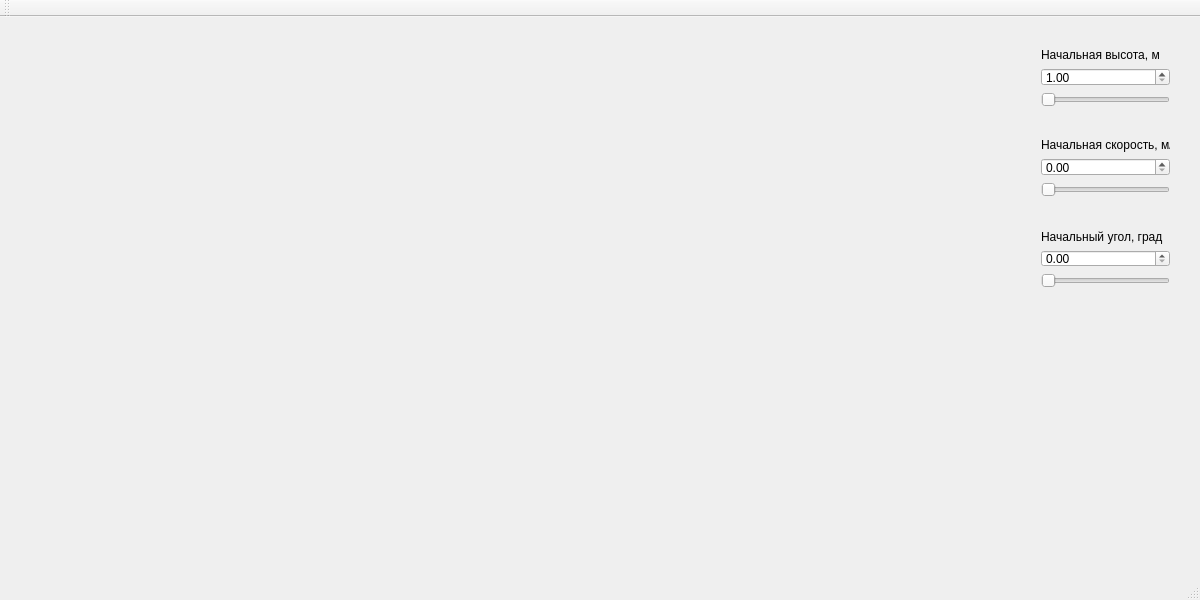
<?xml version="1.0" encoding="UTF-8"?>
<ui version="4.0">
 <class>MainWindow</class>
 <widget class="QMainWindow" name="MainWindow">
  <property name="geometry">
   <rect>
    <x>0</x>
    <y>0</y>
    <width>1200</width>
    <height>600</height>
   </rect>
  </property>
  <property name="sizePolicy">
   <sizepolicy hsizetype="Fixed" vsizetype="Fixed">
    <horstretch>0</horstretch>
    <verstretch>0</verstretch>
   </sizepolicy>
  </property>
  <property name="minimumSize">
   <size>
    <width>1200</width>
    <height>600</height>
   </size>
  </property>
  <property name="maximumSize">
   <size>
    <width>1200</width>
    <height>600</height>
   </size>
  </property>
  <property name="windowTitle">
   <string>GraphStuff</string>
  </property>
  <widget class="QWidget" name="centralWidget">
   <widget class="QCustomPlot" name="widget" native="true">
    <property name="geometry">
     <rect>
      <x>10</x>
      <y>10</y>
      <width>1011</width>
      <height>541</height>
     </rect>
    </property>
   </widget>
   <widget class="QWidget" name="gridLayoutWidget">
    <property name="geometry">
     <rect>
      <x>1030</x>
      <y>202</y>
      <width>151</width>
      <height>80</height>
     </rect>
    </property>
    <layout class="QGridLayout" name="gridLayout">
     <item row="1" column="0">
      <widget class="QDoubleSpinBox" name="angleSpin">
       <property name="decimals">
        <number>2</number>
       </property>
       <property name="minimum">
        <double>0.000000000000000</double>
       </property>
       <property name="maximum">
        <double>90.000000000000000</double>
       </property>
       <property name="value">
        <double>0.000000000000000</double>
       </property>
      </widget>
     </item>
     <item row="0" column="0">
      <widget class="QLabel" name="label_3">
       <property name="text">
        <string>Начальный угол, град</string>
       </property>
      </widget>
     </item>
     <item row="2" column="0">
      <widget class="QSlider" name="angleSlider">
       <property name="orientation">
        <enum>Qt::Horizontal</enum>
       </property>
      </widget>
     </item>
    </layout>
   </widget>
   <widget class="QWidget" name="layoutWidget">
    <property name="geometry">
     <rect>
      <x>1030</x>
      <y>110</y>
      <width>151</width>
      <height>81</height>
     </rect>
    </property>
    <layout class="QGridLayout" name="gridLayout_2">
     <item row="1" column="0">
      <widget class="QDoubleSpinBox" name="veloSpin">
       <property name="decimals">
        <number>2</number>
       </property>
       <property name="minimum">
        <double>0.000000000000000</double>
       </property>
       <property name="maximum">
        <double>40.000000000000000</double>
       </property>
       <property name="value">
        <double>0.000000000000000</double>
       </property>
      </widget>
     </item>
     <item row="2" column="0">
      <widget class="QSlider" name="veloSlider">
       <property name="orientation">
        <enum>Qt::Horizontal</enum>
       </property>
      </widget>
     </item>
     <item row="0" column="0">
      <widget class="QLabel" name="label_2">
       <property name="text">
        <string>Начальная скорость, м/с</string>
       </property>
      </widget>
     </item>
    </layout>
   </widget>
   <widget class="QWidget" name="layoutWidget">
    <property name="geometry">
     <rect>
      <x>1030</x>
      <y>20</y>
      <width>151</width>
      <height>81</height>
     </rect>
    </property>
    <layout class="QGridLayout" name="gridLayout_3">
     <item row="2" column="1">
      <widget class="QSlider" name="heightSlider">
       <property name="orientation">
        <enum>Qt::Horizontal</enum>
       </property>
      </widget>
     </item>
     <item row="0" column="1">
      <widget class="QLabel" name="label">
       <property name="text">
        <string>Начальная высота, м</string>
       </property>
      </widget>
     </item>
     <item row="1" column="1">
      <widget class="QDoubleSpinBox" name="heightSpin">
       <property name="decimals">
        <number>2</number>
       </property>
       <property name="minimum">
        <double>1.000000000000000</double>
       </property>
       <property name="maximum">
        <double>4.000000000000000</double>
       </property>
       <property name="value">
        <double>1.000000000000000</double>
       </property>
      </widget>
     </item>
    </layout>
   </widget>
  </widget>
  <widget class="QMenuBar" name="menuBar">
   <property name="geometry">
    <rect>
     <x>0</x>
     <y>0</y>
     <width>1200</width>
     <height>21</height>
    </rect>
   </property>
  </widget>
  <widget class="QToolBar" name="mainToolBar">
   <attribute name="toolBarArea">
    <enum>TopToolBarArea</enum>
   </attribute>
   <attribute name="toolBarBreak">
    <bool>false</bool>
   </attribute>
  </widget>
  <widget class="QStatusBar" name="statusBar"/>
 </widget>
 <layoutdefault spacing="6" margin="11"/>
 <customwidgets>
  <customwidget>
   <class>QCustomPlot</class>
   <extends>QWidget</extends>
   <header>qcustomplot.h</header>
   <container>1</container>
  </customwidget>
 </customwidgets>
 <resources/>
 <connections/>
</ui>
